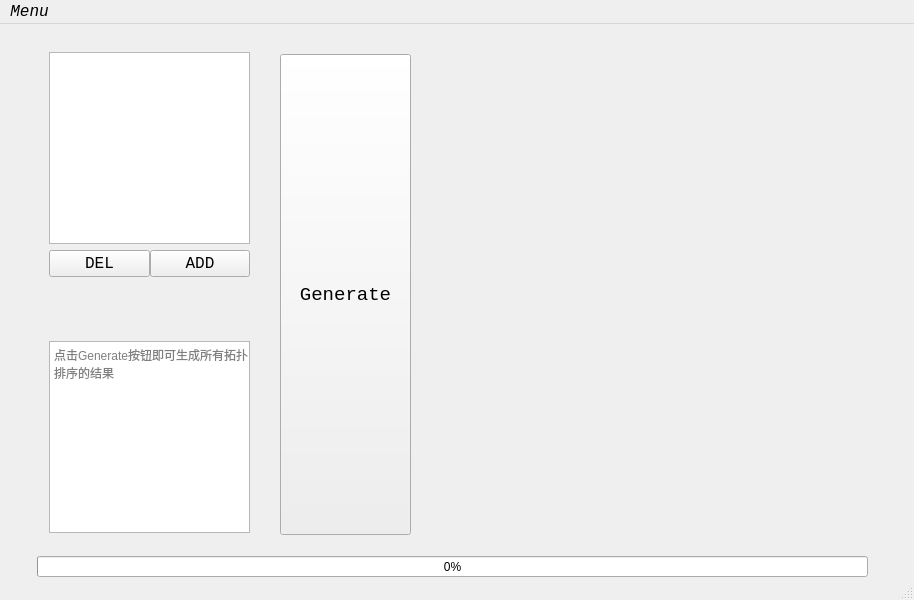
<?xml version="1.0" encoding="UTF-8"?>
<ui version="4.0">
 <class>Topological_sort_app</class>
 <widget class="QMainWindow" name="Topological_sort_app">
  <property name="enabled">
   <bool>true</bool>
  </property>
  <property name="geometry">
   <rect>
    <x>0</x>
    <y>0</y>
    <width>914</width>
    <height>600</height>
   </rect>
  </property>
  <property name="windowTitle">
   <string>Topological_sort_app</string>
  </property>
  <widget class="QWidget" name="widget">
   <widget class="QPushButton" name="generateButton">
    <property name="geometry">
     <rect>
      <x>280</x>
      <y>30</y>
      <width>131</width>
      <height>481</height>
     </rect>
    </property>
    <property name="font">
     <font>
      <family>Consolas</family>
      <pointsize>14</pointsize>
     </font>
    </property>
    <property name="text">
     <string>Generate</string>
    </property>
    <property name="shortcut">
     <string/>
    </property>
   </widget>
   <widget class="QProgressBar" name="progressBar">
    <property name="geometry">
     <rect>
      <x>37</x>
      <y>532</y>
      <width>831</width>
      <height>21</height>
     </rect>
    </property>
    <property name="value">
     <number>0</number>
    </property>
   </widget>
   <widget class="QWidget" name="verticalLayoutWidget_2">
    <property name="geometry">
     <rect>
      <x>49</x>
      <y>28</y>
      <width>201</width>
      <height>481</height>
     </rect>
    </property>
    <layout class="QVBoxLayout" name="leftBox">
     <item>
      <layout class="QVBoxLayout" name="verticalLayout">
       <item>
        <widget class="QListWidget" name="inputList"/>
       </item>
       <item>
        <layout class="QHBoxLayout" name="optionBox" stretch="0,0">
         <property name="spacing">
          <number>0</number>
         </property>
         <property name="sizeConstraint">
          <enum>QLayout::SetDefaultConstraint</enum>
         </property>
         <property name="topMargin">
          <number>0</number>
         </property>
         <item>
          <widget class="QPushButton" name="delButton">
           <property name="baseSize">
            <size>
             <width>0</width>
             <height>0</height>
            </size>
           </property>
           <property name="font">
            <font>
             <family>Consolas</family>
             <pointsize>12</pointsize>
            </font>
           </property>
           <property name="text">
            <string>DEL</string>
           </property>
           <property name="icon">
            <iconset>
             <normaloff>D:/Downloads/delete.png</normaloff>D:/Downloads/delete.png</iconset>
           </property>
           <property name="shortcut">
            <string>Ctrl+D</string>
           </property>
          </widget>
         </item>
         <item>
          <widget class="QPushButton" name="addButton">
           <property name="font">
            <font>
             <family>Consolas</family>
             <pointsize>12</pointsize>
            </font>
           </property>
           <property name="text">
            <string>ADD</string>
           </property>
           <property name="icon">
            <iconset>
             <normaloff>D:/Downloads/add.png</normaloff>D:/Downloads/add.png</iconset>
           </property>
           <property name="shortcut">
            <string>Ctrl+A</string>
           </property>
          </widget>
         </item>
        </layout>
       </item>
      </layout>
     </item>
     <item>
      <spacer name="verticalSpacer">
       <property name="orientation">
        <enum>Qt::Vertical</enum>
       </property>
       <property name="sizeHint" stdset="0">
        <size>
         <width>20</width>
         <height>40</height>
        </size>
       </property>
      </spacer>
     </item>
     <item>
      <widget class="QPlainTextEdit" name="plainTextEdit">
       <property name="placeholderText">
        <string>点击Generate按钮即可生成所有拓扑排序的结果</string>
       </property>
      </widget>
     </item>
    </layout>
   </widget>
   <widget class="QWidget" name="photoLabel" native="true">
    <property name="geometry">
     <rect>
      <x>449</x>
      <y>29</y>
      <width>381</width>
      <height>481</height>
     </rect>
    </property>
    <layout class="QVBoxLayout" name="verticalLayout_3"/>
   </widget>
  </widget>
  <widget class="QMenuBar" name="menubar">
   <property name="geometry">
    <rect>
     <x>0</x>
     <y>0</y>
     <width>914</width>
     <height>25</height>
    </rect>
   </property>
   <property name="font">
    <font>
     <family>Consolas</family>
     <pointsize>12</pointsize>
     <italic>true</italic>
    </font>
   </property>
   <widget class="QMenu" name="menu">
    <property name="font">
     <font>
      <family>Consolas</family>
      <pointsize>14</pointsize>
      <weight>75</weight>
      <italic>true</italic>
      <bold>true</bold>
     </font>
    </property>
    <property name="title">
     <string>Menu</string>
    </property>
    <property name="icon">
     <iconset>
      <normaloff>D:/Downloads/菜单.png</normaloff>D:/Downloads/菜单.png</iconset>
    </property>
    <property name="separatorsCollapsible">
     <bool>false</bool>
    </property>
    <property name="toolTipsVisible">
     <bool>false</bool>
    </property>
    <addaction name="actionImport"/>
    <addaction name="actionExport"/>
   </widget>
   <addaction name="menu"/>
  </widget>
  <widget class="QStatusBar" name="statusbar"/>
  <action name="actionInput">
   <property name="icon">
    <iconset>
     <normaloff>D:/Downloads/输入.png</normaloff>D:/Downloads/输入.png</iconset>
   </property>
   <property name="text">
    <string>Input</string>
   </property>
  </action>
  <action name="actionExport">
   <property name="icon">
    <iconset>
     <normaloff>D:/Downloads/导出.png</normaloff>D:/Downloads/导出.png</iconset>
   </property>
   <property name="text">
    <string>Export</string>
   </property>
  </action>
  <action name="actionImport">
   <property name="text">
    <string>Import</string>
   </property>
  </action>
 </widget>
 <resources/>
 <connections/>
</ui>
